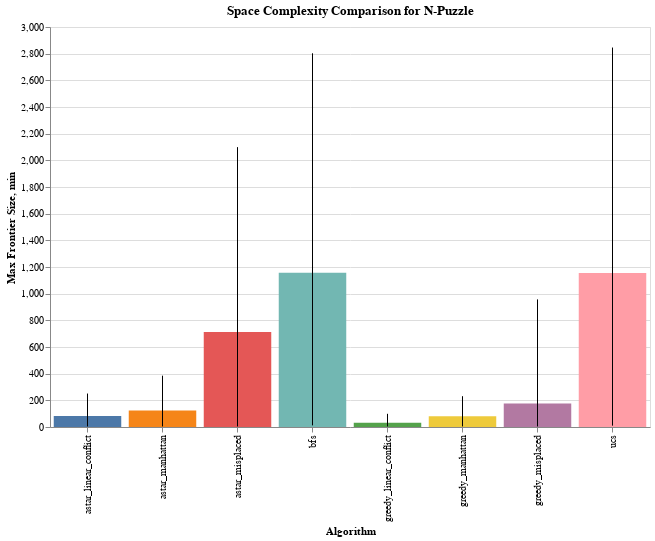

Write notebook code for a chart like this one.
### Code cell
create_performance_charts(sim_results_puzzle, metric='max_frontier_size',
                          title='Space Complexity Comparison for N-Puzzle')

### Figure 1 — Vega-Lite specification as saved in the notebook (floating-point values rounded to 4 significant figures)
{"config": {"view": {"continuousWidth": 300, "continuousHeight": 300}}, "layer": [{"mark": {"type": "bar"}, "encoding": {"color": {"field": "algorithm", "legend": null, "type": "nominal"}, "x": {"field": "algorithm", "sort": null, "title": "Algorithm", "type": "nominal"}, "y": {"field": "mean", "title": "Max Frontier Size", "type": "quantitative"}}}, {"mark": {"type": "errorbar"}, "encoding": {"x": {"field": "algorithm", "type": "nominal"}, "y": {"field": "min", "type": "quantitative"}, "y2": {"field": "max"}}}], "data": {"name": "data-58dd51fa1270be9aac398d405fc6a62b"}, "height": 400, "title": "Space Complexity Comparison for N-Puzzle", "width": 600, "$schema": "https://vega.github.io/schema/vega-lite/v5.20.1.json", "datasets": {"data-58dd51fa1270be9aac398d405fc6a62b": [{"algorithm": "astar_linear_conflict", "mean": 82.5, "median": 11.0, "std": 109.2, "min": 4, "max": 251}, {"algorithm": "astar_manhattan", "mean": 123.8, "median": 11.0, "std": 171.5, "min": 4, "max": 385}, {"algorithm": "astar_misplaced", "mean": 713.4, "median": 31.5, "std": 970.0, "min": 4, "max": 2099}, {"algorithm": "bfs", "mean": 1157.0, "median": 490.0, "std": 1347.0, "min": 12, "max": 2803}, {"algorithm": "greedy_linear_conflict", "mean": 31.0, "median": 11.5, "std": 36.0, "min": 4, "max": 99}, {"algorithm": "greedy_manhattan", "mean": 81.5, "median": 26.5, "std": 98.86, "min": 4, "max": 231}, {"algorithm": "greedy_misplaced", "mean": 176.9, "median": 11.0, "std": 328.2, "min": 4, "max": 957}, {"algorithm": "ucs", "mean": 1156.0, "median": 456.0, "std": 1360.0, "min": 10, "max": 2846}]}}
